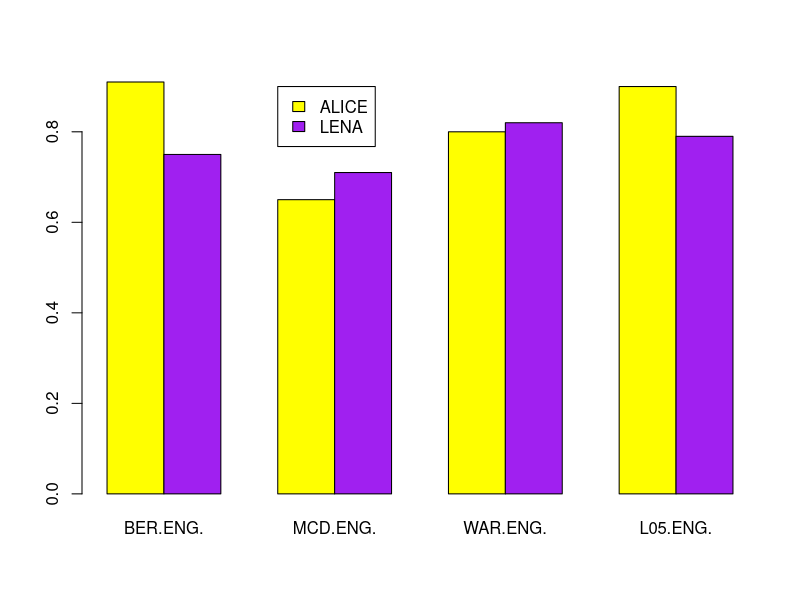

Source code (R):
## ---- chunk 1

data <- as.matrix(data.frame("BER(ENG)" = c (0.91, 0.75),
                             "MCD(ENG)" = c (0.65, 0.71),
                             "WAR(ENG)" = c (0.8, 0.82),
                             "L05(ENG)" = c (0.9, 0.79)))

rownames(data)<-c("ALICE", "LENA")
#data  #SARA, LOOK HERE!

barplot(data,
        col = c("yellow", "purple"),
        beside = TRUE)

legend(4,.9,
       legend=c("ALICE", "LENA"),
       fill=c("yellow", "purple"))

